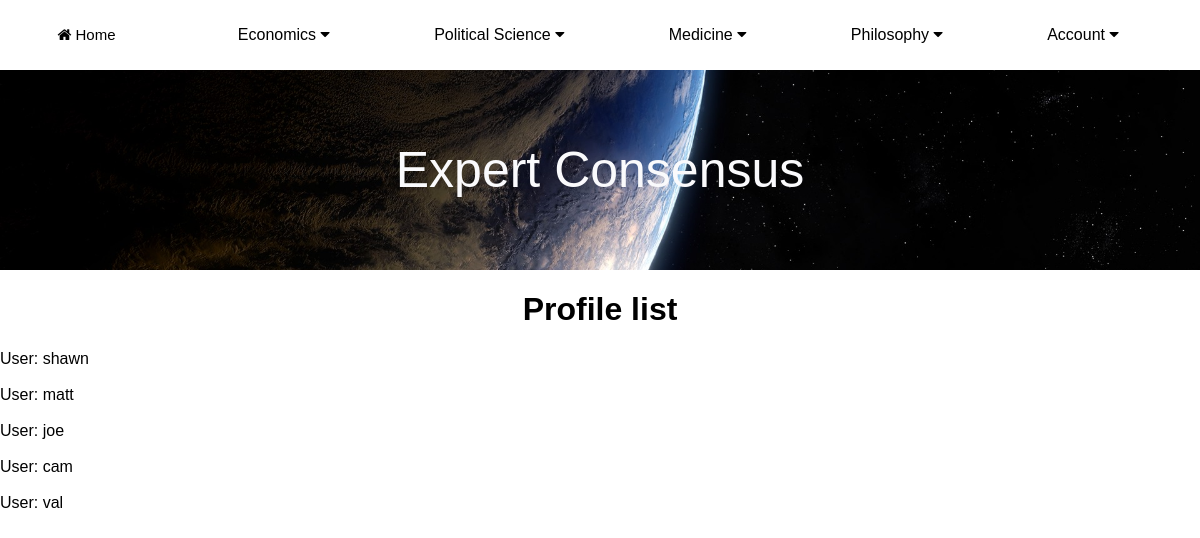
Screenshot of /MainApp/profile_list/ (signed in) with the database file from the repository.
### MainApp/models.py (models this page shows, shortened)
class Profile(models.Model):
    field1 = "philosophy"
    field2 = "economics"
    field3 = "medicine"
    field4 = "political_science"
    fields = ((field1, 'Philosophy'), (field2, "Economics"),
              (field3, "Medicine"), (field4, "Political Science"),)
    user = models.OneToOneField(User, null=True, on_delete=models.CASCADE)
    follows = models.ManyToManyField("self",
                                     related_name="followed_by",
                                     symmetrical=False,
                                     blank=True)
    field = models.CharField(max_length=30, choices=fields, default="No Field Selected")
    bio = models.TextField(default='')
    profile_picture = models.ImageField(null=True, blank=True, upload_to="images/profile/")
    github_url = models.CharField(max_length=255, null=True, blank=True)
    linkedin_url = models.CharField(max_length=255, null=True, blank=True)

### MainApp/views.py (the view)
# urls.py: path('profile_list/', views.profile_list, name='profile_list'),
def profile_list(request):
    profiles = Profile.objects.exclude(user=request.user)
    return render(request, 'MainApp/post/profile_list.html', {'profiles':profiles})

### MainApp/templates/MainApp/post/profile_list.html (shortened to what this page needs)
{% extends "MainApp/base.html" %}
{% block content %}
<h1>Profile list</h1>
{% if profiles %}
    {% for profile in profiles %}
        User: {{ profile.user.username }}
        <br><br>
    {% endfor %}
{% endif %}
{% endblock %}

### MainApp/static/style.css (style rules this page uses)
body { margin: 0; padding: 0; background: white; font-family: arial; }
h1 { color: black; text-align: center; }

### rows the page displays
Profile: user.username "shawn"
Profile: user.username "matt"
Profile: user.username "joe"
Profile: user.username "cam"
Profile: user.username "val"
